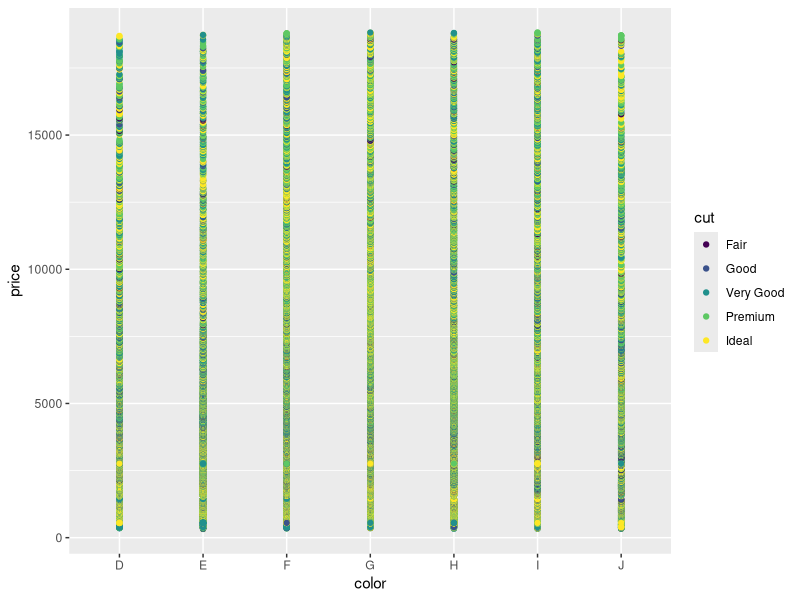
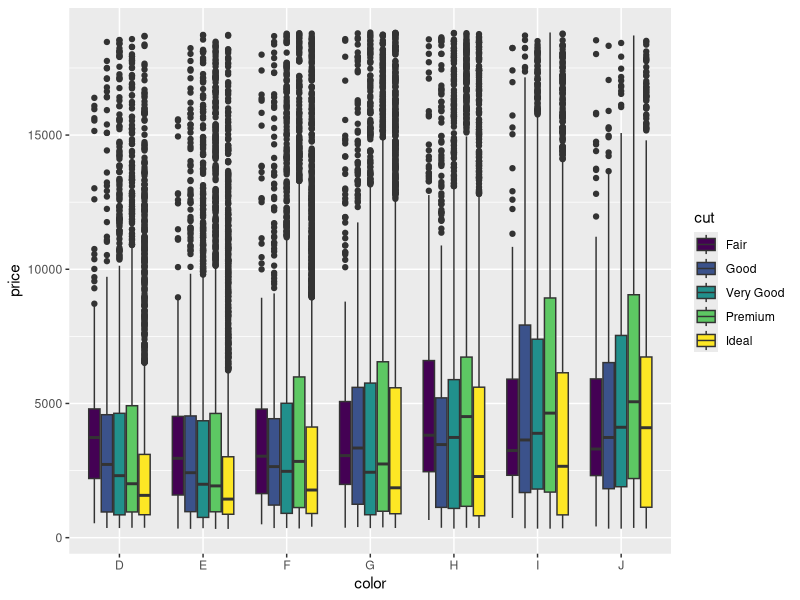
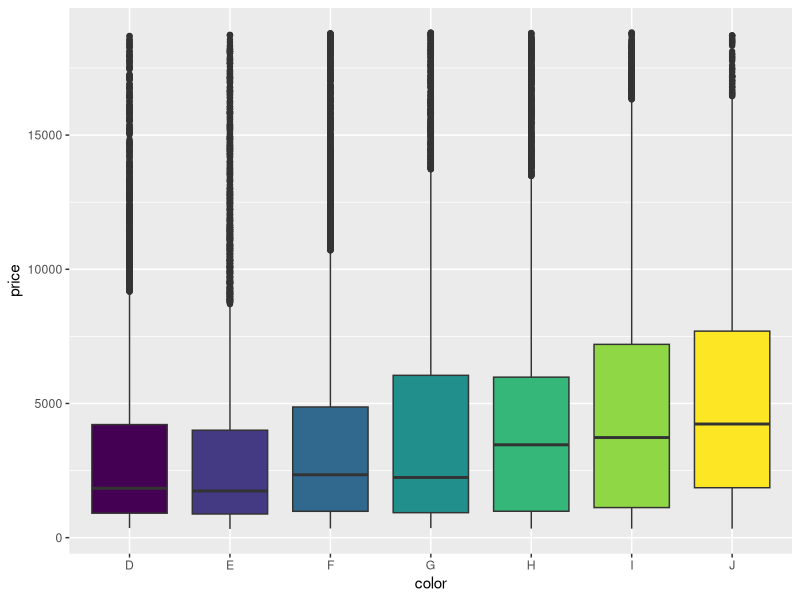
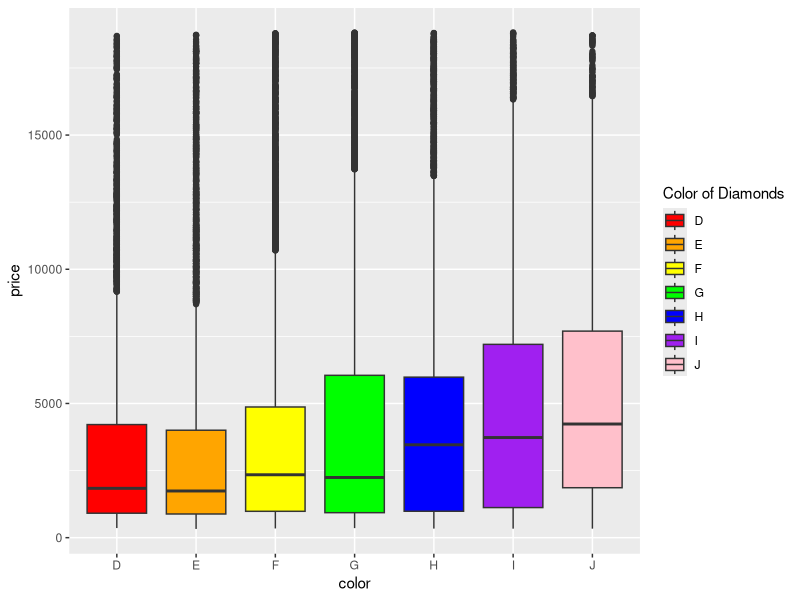

Write R code to recreate these figures, in order. (Note: this script raises an error after producing the figures.)
## ---- chunk 1
library(tidyverse)
ggplot(diamonds, aes(color, price, color= cut))+ geom_point()# not super helpful 
ggplot(diamonds, aes(color, price, fill=cut)) + geom_boxplot()
## ---- chunk 2
ggplot(diamonds, aes(color, price, fill=color))+geom_boxplot() + theme(legend.position="none")
## ---- chunk 3
ggplot(diamonds, aes(color, price, fill=color)) +geom_boxplot()+ scale_fill_manual(values=c("red", "orange", "yellow", "green","blue", "purple", "pink"),name="Color of Diamonds")
## ---- chunk 4
a
## ---- chunk 5

## ---- chunk 6

## ---- chunk 7

## ---- chunk 8

## ---- chunk 9

## ---- chunk 10
ggplot(diamonds, aes(color, price, color= cut))+ geom_point()


## ---- chunk 11

## ---- chunk 12

## ---- chunk 13

## ---- chunk 14

## ---- chunk 15

## ---- chunk 16
 
## ---- chunk 17
